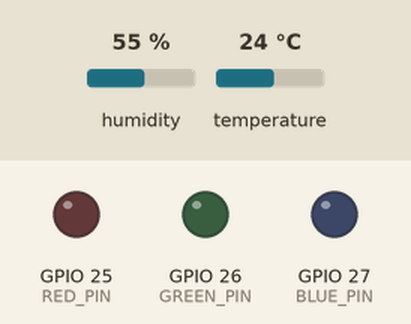
A program run on a simulated ESP32. Shown: output pins drawn as LEDs (lit = HIGH). Inputs (shaded band) come from the test bench; at power-on: temperature 24 °C, humidity 55 %. WiFi joins after 1.5 s; servers stay silent unless stated; random numbers use the default seed unless the program sets one; no MQTT or app messages arrive unless stated; what the program prints to the serial monitor is not drawn.

Above: at 2.7 s.
2.8 s: temperature set to 11 °C
8.1 s: temperature set to 8 °C
At 12.4 s:
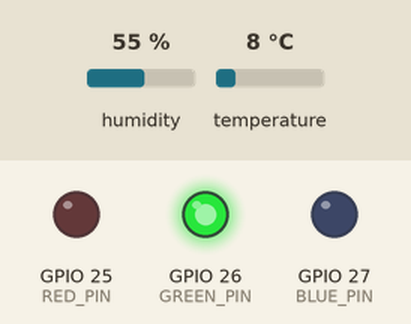
18.2 s: temperature set to 12 °C
At 22.5 s:
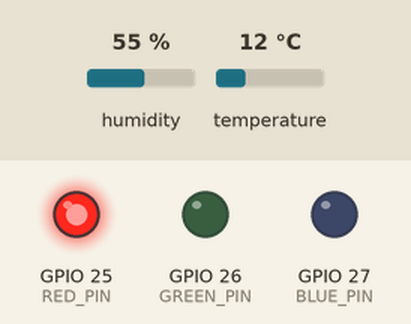
23.2 s: temperature set to 9 °C
At 28.1 s:
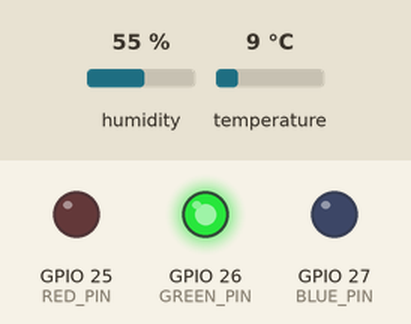
Timing chart, 0 to 29.3 s (numbered marks = the images above; inputs shaded):
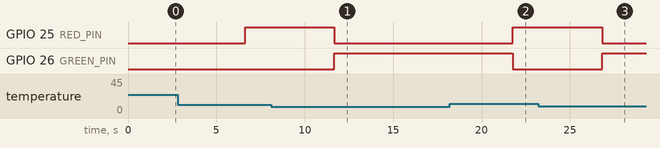

Measured:
- the behaviour switches between 10 and 9 °C on temperature (found by bisection; images 0 and 1)
- after the input at 8.1 s, GPIO 25 (RED_PIN): HIGH → LOW after 3.6 s; GPIO 26 (GREEN_PIN): LOW → HIGH after 3.6 s
- after the input at 18.2 s, GPIO 25 (RED_PIN): LOW → HIGH after 3.6 s; GPIO 26 (GREEN_PIN): HIGH → LOW after 3.6 s
- after the input at 23.2 s, GPIO 25 (RED_PIN): HIGH → LOW after 3.6 s; GPIO 26 (GREEN_PIN): LOW → HIGH after 3.6 s

The program:

main.cpp
```cpp
#include <Arduino.h>
#include <WiFi.h>
#include <PubSubClient.h>
#include <DHT.h>
#include <SPI.h>
#include <MFRC522.h>

#define DHTPIN 4
#define DHTTYPE DHT11

#define RED_PIN         25
#define GREEN_PIN       26
#define BLUE_PIN        27

#define SS_PIN 21    // Define the SDA pin connected to GPIO21
#define RST_PIN 16   // Define the RST pin connected to GPIO16

// WiFi
const char* ssid = "iPhone de Poveda";
const char* password = "poveda123.";

// Ubidots MQTT Broker
const char* UBIDOTS_SERVER = "industrial.api.ubidots.com";
const int UBIDOTS_PORT = 1883;
const char* UBIDOTS_TOKEN = "BBUS-I9UF1izg1Kq8ZJ1QTW6OvJDC6jTTck";
const char* topic = "/v1.6/devices/frigo-guardian/temperatura";

DHT dht(DHTPIN, DHTTYPE);
WiFiClient wifi_client;
PubSubClient ubidots_client(wifi_client);
MFRC522 mfrc522(SS_PIN, RST_PIN); // Create MFRC522 instance

void setLEDColor(float temperature) {
  if (temperature <= 0) {
    digitalWrite(RED_PIN, LOW);
    digitalWrite(GREEN_PIN, LOW);
    digitalWrite(BLUE_PIN, HIGH);   // Blue for cold
  } else if (temperature > 0 && temperature < 10) {
    digitalWrite(RED_PIN, LOW);
    digitalWrite(GREEN_PIN, HIGH);
    digitalWrite(BLUE_PIN, LOW);    // Green for moderate
  } else {
    digitalWrite(RED_PIN, HIGH);
    digitalWrite(GREEN_PIN, LOW);
    digitalWrite(BLUE_PIN, LOW);    // Red for hot
  }
}

void mqttConnect() {
  // Loop until we're reconnected
  while (!ubidots_client.connected()) {
    Serial.print("Attempting MQTT connection...");
    if (ubidots_client.connect("UbidotsFrigoGuardian", UBIDOTS_TOKEN, "")) {
      Serial.println("OK");
    }
    else {
      // Retry connection
      Serial.print("failed, rc=");
      Serial.print(ubidots_client.state());
      Serial.println(" try again in 5 seconds");
      delay(5000);
    }
  }
}

void setup_wifi() {
  Serial.print("\nConnecting to ");
  Serial.println(ssid);

  WiFi.begin(ssid, password); // Connect to network

  while (WiFi.status() != WL_CONNECTED) { // Wait for connection
    delay(500);
    Serial.print(".");
  }

  Serial.println();
  Serial.println("WiFi connected");
  Serial.print("IP address: ");
  Serial.println(WiFi.localIP());
}

void setup() {
  Serial.begin(115200);

  pinMode(RED_PIN, OUTPUT);
  pinMode(GREEN_PIN, OUTPUT);
  pinMode(BLUE_PIN, OUTPUT);

  dht.begin();
  randomSeed(analogRead(0));


  setup_wifi();

  // MQTT setup
  ubidots_client.setServer(UBIDOTS_SERVER, UBIDOTS_PORT);

  SPI.begin();      // Initiate SPI bus
  mfrc522.PCD_Init();   // Initiate MFRC522
}

void loop() {
  if (!ubidots_client.connected()) {
    mqttConnect();
  }
  ubidots_client.loop();

  // Wait a few seconds between measurements.
  delay(5000);

  char temp_payload[100];

  float t = dht.readTemperature();
  if (isnan(t)) {
    Serial.println("Failed to read temperature from DHT sensor!");
    int randomInt = random(0, 10001);

    // Map the integer to the desired float range
    t = (randomInt / 10000.0) * (20.0 - (-5.0)) + (-5.0);
  }

  setLEDColor(t);

  snprintf(temp_payload, sizeof(temp_payload), "{\"value\": %.2f}", t);
  ubidots_client.publish(topic, temp_payload);

  // Look for new cards
  if (!mfrc522.PICC_IsNewCardPresent()) {
    return;
  }

  // Select one of the cards
  if (!mfrc522.PICC_ReadCardSerial()) {
    return;
  }

  Serial.print("UID tag: ");
  String content = "";
  byte letter;
  for (byte i = 0; i < mfrc522.uid.size; i++) {
    Serial.print(mfrc522.uid.uidByte[i] < 0x10 ? " 0" : " ");
    Serial.print(mfrc522.uid.uidByte[i], HEX);
    content.concat(String(mfrc522.uid.uidByte[i] < 0x10 ? " 0" : " "));
    content.concat(String(mfrc522.uid.uidByte[i], HEX));
  }
  Serial.println();
}
```
